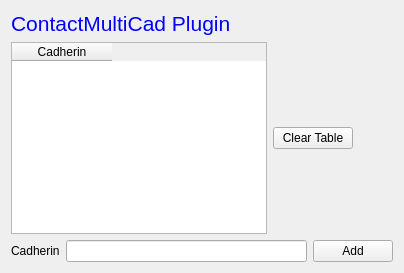
  <widget class="QWizardPage" name="wizardPage_4">
   <layout class="QVBoxLayout" name="verticalLayout_8">
    <item>
     <widget class="QLabel" name="label_12">
      <property name="text">
       <string>&lt;!DOCTYPE HTML PUBLIC &quot;-//W3C//DTD HTML 4.0//EN&quot; &quot;http://www.w3.org/TR/REC-html40/strict.dtd&quot;&gt;
&lt;html&gt;&lt;head&gt;&lt;meta name=&quot;qrichtext&quot; content=&quot;1&quot; /&gt;&lt;style type=&quot;text/css&quot;&gt;
p, li { white-space: pre-wrap; }
&lt;/style&gt;&lt;/head&gt;&lt;body style=&quot; font-family:'MS Shell Dlg 2'; font-size:8.25pt; font-weight:400; font-style:normal;&quot;&gt;
&lt;p style=&quot; margin-top:0px; margin-bottom:0px; margin-left:0px; margin-right:0px; -qt-block-indent:0; text-indent:0px;&quot;&gt;&lt;span style=&quot; font-size:16pt; color:#0000ff;&quot;&gt;ContactMultiCad Plugin&lt;/span&gt;&lt;/p&gt;&lt;/body&gt;&lt;/html&gt;</string>
      </property>
     </widget>
    </item>
    <item>
     <layout class="QHBoxLayout" name="horizontalLayout_10">
      <item>
       <widget class="QTableWidget" name="cmcTable">
        <property name="enabled">
         <bool>true</bool>
        </property>
        <property name="baseSize">
         <size>
          <width>256</width>
          <height>171</height>
         </size>
        </property>
        <column>
         <property name="text">
          <string>Cadherin</string>
         </property>
        </column>
       </widget>
      </item>
      <item>
       <widget class="QPushButton" name="clearCMCTablePB">
        <property name="text">
         <string>Clear Table</string>
        </property>
       </widget>
      </item>
      <item>
       <spacer name="horizontalSpacer_5">
        <property name="orientation">
         <enum>Qt::Horizontal</enum>
        </property>
        <property name="sizeHint" stdset="0">
         <size>
          <width>40</width>
          <height>20</height>
         </size>
        </property>
       </spacer>
      </item>
     </layout>
    </item>
    <item>
     <layout class="QHBoxLayout" name="horizontalLayout_9">
      <item>
       <widget class="QLabel" name="label_11">
        <property name="text">
         <string>Cadherin</string>
        </property>
       </widget>
      </item>
      <item>
       <widget class="QLineEdit" name="cmcMoleculeLE">
        <property name="toolTip">
         <string>Specify names of the adhesion molecules you want to use int he simulation</string>
        </property>
        <property name="text">
         <string/>
        </property>
       </widget>
      </item>
      <item>
       <widget class="QPushButton" name="cmcMoleculeAddPB">
        <property name="text">
         <string>Add</string>
        </property>
       </widget>
      </item>
     </layout>
    </item>
   </layout>
  </widget>
